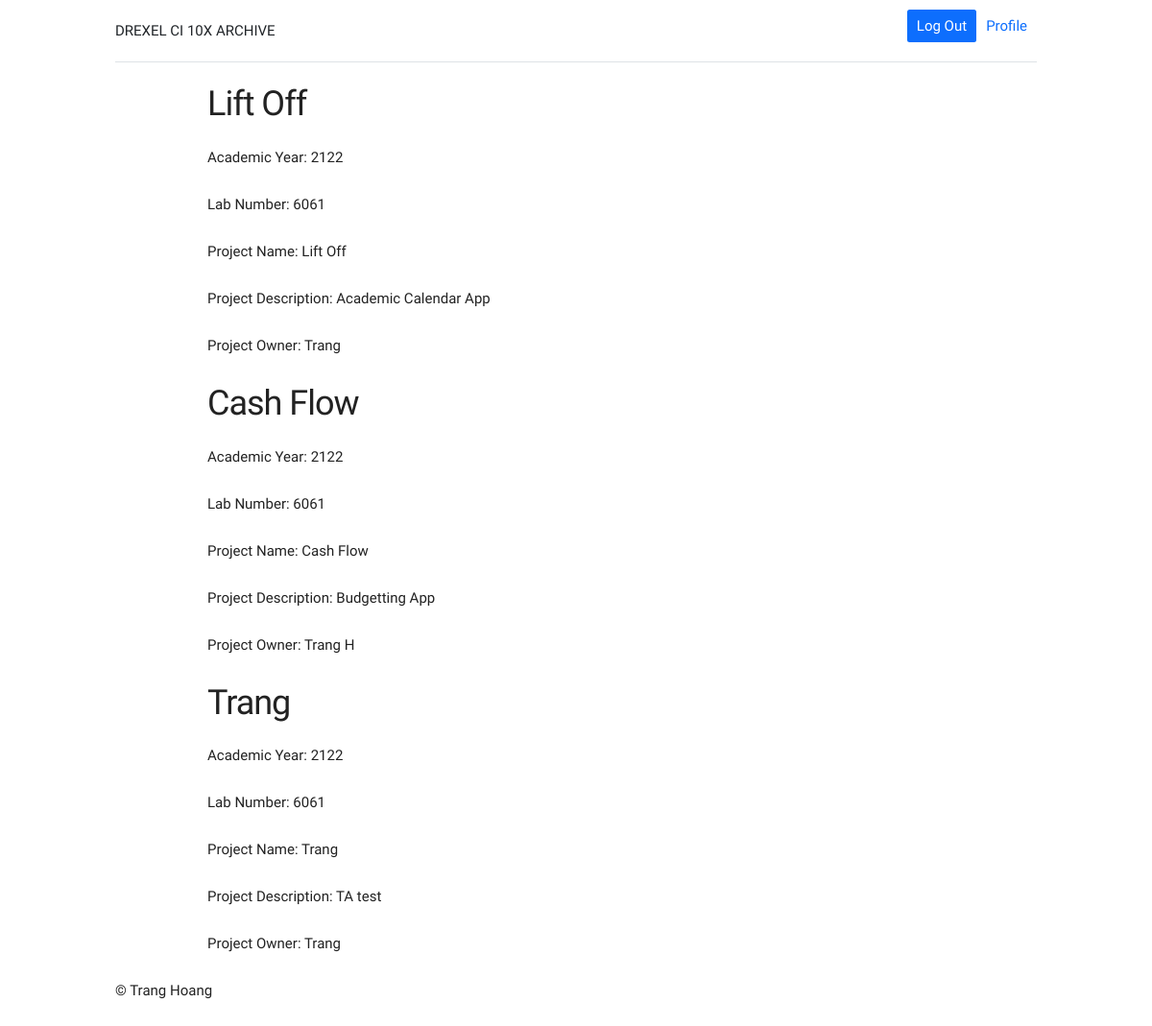
Screenshot of /projects (signed in) with the database file from the repository.
### tables this page shows
CREATE TABLE projects (
    project_id integer NOT NULL CONSTRAINT projects_pk PRIMARY KEY,
    academic_year integer,
    lab_number integer,
    project_name text,
    project_description text,
    user_id integer NOT NULL,
    CONSTRAINT project_students FOREIGN KEY (user_id)
    REFERENCES users (user_id),
    CONSTRAINT Project_Name UNIQUE (academic_year, lab_number, project_name)
);

CREATE TABLE users (
    user_id integer NOT NULL CONSTRAINT user_id PRIMARY KEY,
    email text,
    password text,
    name text,
    role_id integer NOT NULL,
    CONSTRAINT user_email UNIQUE (email),
    CONSTRAINT users_roles FOREIGN KEY (role_id)
    REFERENCES roles (role_id)
);

### run.py (the view)
@app.route('/projects')
@login_required
def projects():
     conn = sqlite3.connect('ci_archive.db')
     curs = conn.cursor()
     curs.execute("SELECT * FROM projects")
     sql_projects = list(curs.fetchall())
     projects = []
     for sql_project in sql_projects:
          projects.append(Project(sql_project[0], sql_project[1], sql_project[2], sql_project[3], sql_project[4], sql_project[5]))
     return render_template('projects.html', projects=projects)

### run.py (called while the page is built)
@login_manager.user_loader
def load_user(user_id):
   conn = sqlite3.connect('ci_archive.db')
   curs = conn.cursor()
   curs.execute("SELECT * from users where user_id = (?)",[user_id])
   lu = curs.fetchone()
   if lu is None:
      return None
   else:
      return User(int(lu[0]), lu[1], lu[2], lu[3])

     def find_owner(self, user_id):
          conn = sqlite3.connect('ci_archive.db')
          curs = conn.cursor()
          curs.execute("SELECT name from users where user_id = (?)",[user_id])
          lu = curs.fetchone()
          return lu[0]

### templates/projects.html (shortened to what this page needs)
{% extends 'student_home.html' %}
{% block content %}
    {% for project in projects %}
        <div class='message'>
            <h3> {{ project.project_name }}</h3>
            <p>Academic Year: {{ project.academic_year }}</p>
            <p>Lab Number: {{ project.lab_number }}</p>
            <p>Project Name: {{ project.project_name }}</p>
            <p>Project Description: {{ project.project_description }}</p>
            <p>Project Owner: {{ project.project_owner }}</p>
        </div>
    {% endfor %}
{% endblock %}

### templates/student_home.html (shortened to what this page needs)
<!DOCTYPE html>
<html lang="en">
    <head>
        <link
            href="https://cdn.jsdelivr.net/npm/bootstrap@5.1.3/dist/css/bootstrap.min.css"
            rel="stylesheet"
        />
        <link rel="stylesheet" href="/css/normalize.css">
        <link rel="stylesheet" href="/css/skeleton.css">
        <link rel="stylesheet" href="/css/nav.css">
    </head>
    <body>
        <div class="container">
            <header class="header">
                <nav class="d-flex flex-wrap justify-content-center py-3 mb-4 border-bottom">
                    <a href="/" class="d-flex align-items-center mb-3 mb-md-0 me-md-auto text-dark text-decoration-none"><span class="fs-4">DREXEL CI 10X ARCHIVE</span></a>
                    <ul class="nav nav-pills">
                        <li class="nav-item">
                            <a href="/logout" class="nav-link active" aria-current="page">Log Out</a>
                        </li>
                        <li class="nav-item">
                            <a href="/profile" class="nav-link">Profile</a>
                        </li>
                    </ul>
                </nav>
            </header>
            <div class="container">
                {% block content %} {% endblock %}
            </div>
            <footer class="footer">
                <p>&copy; Trang Hoang</p>
            </footer>
        </div>
    </body>
</html>

### public/css/skeleton.css (style rules this page uses)
.container { position: relative; width: 100%; max-width: 960px; margin: 0 auto; padding: 0 20px; box-sizing: border-box; }
@media (min-width: 400px) { .container { width: 85%; padding: 0; } }
@media (min-width: 550px) { .container { width: 80%; } }
html { font-size: 62.5%; }
body { font-size: 1.5em; line-height: 1.6; font-weight: 400; font-family: "Raleway", "HelveticaNeue", "Helvetica Neue", Helvetica, Arial, sans-serif; color: #222; }
h1, h2, h3, h4, h5, h6 { margin-top: 0; margin-bottom: 2rem; font-weight: 300; }
h3 { font-size: 3.0rem; line-height: 1.3; letter-spacing: -.1rem; }
@media (min-width: 550px) { h3 { font-size: 3.6rem; } }
p { margin-top: 0; }
a { color: #1EAEDB; }
ul { list-style: circle inside; }
ol, ul { padding-left: 0; margin-top: 0; }
li { margin-bottom: 1rem; }
pre, blockquote, dl, figure, table, p, ul, ol, form { margin-bottom: 2.5rem; }
.container:after, .row:after, .u-cf { content: ""; display: table; clear: both; }

### public/css/nav.css (style rules this page uses)
.nav { display:flex;flex-wrap:wrap;padding-left:0;margin-bottom:0;list-style:none }
.nav-link { display:block;padding:.5rem 1rem;color:#0d6efd;text-decoration:none;transition:color .15s ease-in-out,background-color .15s ease-in-out,border-color .15s ease-in-out }
.nav-pills .nav-link { background:0 0;border:0;border-radius:.25rem }
.nav-pills .nav-link.active,.nav-pills .show>.nav-link { color:#fff;background-color:#0d6efd }
.d-flex { display:flex!important }
.justify-content-center { justify-content:center!important }
.flex-wrap { flex-wrap:wrap!important }
.py-3 { padding-top:1rem!important;padding-bottom:1rem!important }
.mb-3 { margin-bottom:1rem!important }
.mb-4 { margin-bottom:1.5rem!important }
.border-bottom { border-bottom:1px solid #dee2e6!important }
.me-md-auto { margin-right:auto!important }
.mb-md-0 { margin-bottom:0!important }
.align-items-center { align-items:center!important }
.text-dark { --bs-text-opacity:1;color:rgba(var(--bs-dark-rgb),var(--bs-text-opacity))!important }
.text-decoration-none { text-decoration:none!important }
.fs-4 { font-size:1.5rem!important }

### rows the page displays
projects: project_name "Lift Off", academic_year "2122", lab_number "6061", project_name "Lift Off", project_description "Academic Calendar App"
users: project_owner "Trang" "Trang"
projects: project_name "Cash Flow", academic_year "2122", lab_number "6061", project_name "Cash Flow", project_description "Budgetting App"
users: project_owner "Trang H"
projects: project_name "Trang", academic_year "2122", lab_number "6061", project_name "Trang", project_description "TA test"
